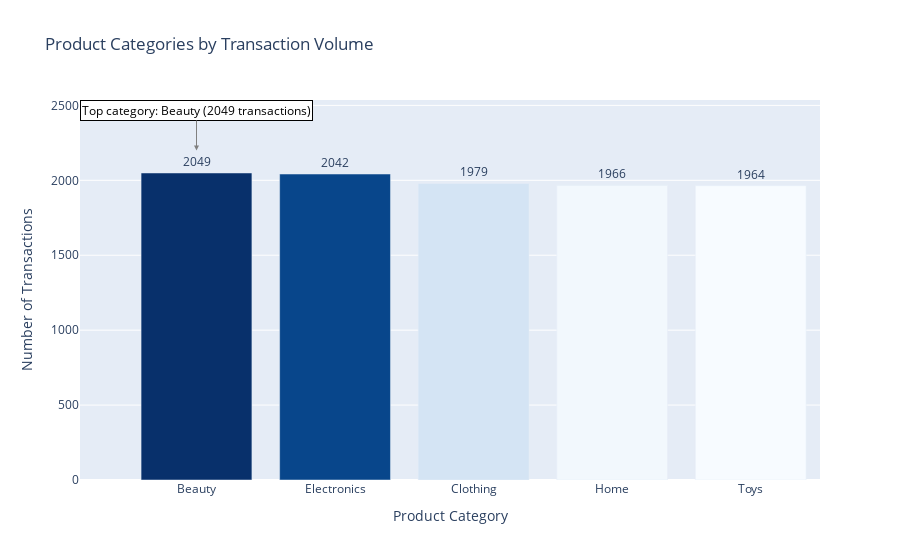
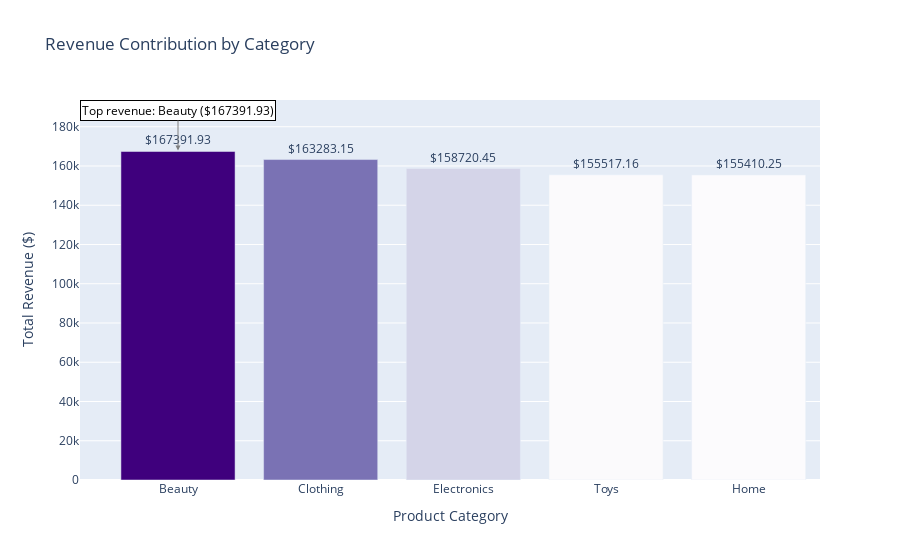

Notebook code for these charts, in order:
### Markdown cell above
### Section 4: Product Category Insights

Insights of customer purchases across product categories, highlighting differences in transaction volume and revenue contribution

### Code cell
# Transaction Volume by Category
cat_count = df['product_category'].value_counts().reset_index()
cat_count.columns = ['product_category', 'count']

fig = px.bar(
    cat_count,
    x='product_category',
    y='count',
    color='count',
    color_continuous_scale='Blues',
    text='count',
    title="Product Categories by Transaction Volume",
    labels={'product_category': 'Product Category', 'count': 'Transaction Count'}
)

fig.update_traces(texttemplate='%{text}', textposition='outside')
fig.update_layout(
    yaxis_title="Number of Transactions",
    xaxis_title="Product Category",
    coloraxis_showscale=False,
    uniformtext_minsize=8,
    uniformtext_mode='hide'
)

top_cat = cat_count.iloc[0]
fig.add_annotation(
    x=top_cat['product_category'],
    y=top_cat['count'] + 150,
    text=f"Top category: {top_cat['product_category']} ({top_cat['count']} transactions)",
    showarrow=True,
    arrowhead=2,
    arrowsize=1,
    arrowcolor="gray",
    ax=0,
    ay=-40,
    font=dict(size=12, color="black"),
    bgcolor="white",
    bordercolor="black",
    borderwidth=1
)
fig.write_image('../../assets/KPI_analysis/product_categories_by_transaction_volume.png', scale=3)
fig.show()

# Revenue by Category
category_rev = df.groupby('product_category')['purchase_amount'].sum().reset_index()
category_rev = category_rev.sort_values(by='purchase_amount', ascending=False)

fig2 = px.bar(
    category_rev,
    x='product_category',
    y='purchase_amount',
    color='purchase_amount',
    color_continuous_scale='Purples',
    text='purchase_amount',
    title="Revenue Contribution by Category",
    labels={'product_category': 'Product Category', 'purchase_amount': 'Total Revenue'}
)

fig2.update_traces(texttemplate='$%{text:.2f}', textposition='outside')
fig2.update_layout(
    yaxis_title="Total Revenue ($)",
    xaxis_title="Product Category",
    coloraxis_showscale=False,
    uniformtext_minsize=8,
    uniformtext_mode='hide'
)

top_rev = category_rev.iloc[0]
fig2.add_annotation(
    x=top_rev['product_category'],
    y=top_rev['purchase_amount'] + 500,
    text=f"Top revenue: {top_rev['product_category']} (${top_rev['purchase_amount']:.2f})",
    showarrow=True,
    arrowhead=2,
    arrowsize=1,
    arrowcolor="gray",
    ax=0,
    ay=-40,
    font=dict(size=12, color="black"),
    bgcolor="white",
    bordercolor="black",
    borderwidth=1
)
fig.write_image('../../assets/KPI_analysis/revenue_contribution_by_category.png', scale=3)
fig2.show()

### Figure 1 — Plotly figure (JSON) as saved in the notebook; plotly's stock layout.template omitted (floating-point values rounded to 4 significant figures)
{"data": [{"hovertemplate": "Product Category=%{x}<br>Transaction Count=%{marker.color}<extra></extra>", "legendgroup": "", "marker": {"color": [2049, 2042, 1979, 1966, 1964], "coloraxis": "coloraxis", "pattern": {"shape": ""}}, "name": "", "orientation": "v", "showlegend": false, "text": [2049.0, 2042.0, 1979.0, 1966.0, 1964.0], "textposition": "outside", "texttemplate": "%{text}", "type": "bar", "x": ["Beauty", "Electronics", "Clothing", "Home", "Toys"], "xaxis": "x", "y": [2049, 2042, 1979, 1966, 1964], "yaxis": "y"}], "layout": {"annotations": [{"arrowcolor": "gray", "arrowhead": 2, "arrowsize": 1, "ax": 0, "ay": -40, "bgcolor": "white", "bordercolor": "black", "borderwidth": 1, "font": {"color": "black", "size": 12}, "showarrow": true, "text": "Top category: Beauty (2049 transactions)", "x": "Beauty", "y": 2199}], "barmode": "relative", "coloraxis": {"colorbar": {"title": {"text": "Transaction Count"}}, "colorscale": [[0, "rgb(247,251,255)"], [0.125, "rgb(222,235,247)"], [0.25, "rgb(198,219,239)"], [0.375, "rgb(158,202,225)"], [0.5, "rgb(107,174,214)"], [0.625, "rgb(66,146,198)"], [0.75, "rgb(33,113,181)"], [0.875, "rgb(8,81,156)"], [1, "rgb(8,48,107)"]], "showscale": false}, "legend": {"tracegroupgap": 0}, "title": {"text": "Product Categories by Transaction Volume"}, "uniformtext": {"minsize": 8, "mode": "hide"}, "xaxis": {"anchor": "y", "domain": [0, 1], "title": {"text": "Product Category"}}, "yaxis": {"anchor": "x", "domain": [0, 1], "title": {"text": "Number of Transactions"}}}}

### Figure 2 — Plotly figure (JSON) as saved in the notebook; plotly's stock layout.template omitted (floating-point values rounded to 4 significant figures)
{"data": [{"hovertemplate": "Product Category=%{x}<br>Total Revenue=%{marker.color}<extra></extra>", "legendgroup": "", "marker": {"color": [167400.0, 163300.0, 158700.0, 155500.0, 155400.0], "coloraxis": "coloraxis", "pattern": {"shape": ""}}, "name": "", "orientation": "v", "showlegend": false, "text": [167400.0, 163300.0, 158700.0, 155500.0, 155400.0], "textposition": "outside", "texttemplate": "$%{text:.2f}", "type": "bar", "x": ["Beauty", "Clothing", "Electronics", "Toys", "Home"], "xaxis": "x", "y": [167400.0, 163300.0, 158700.0, 155500.0, 155400.0], "yaxis": "y"}], "layout": {"annotations": [{"arrowcolor": "gray", "arrowhead": 2, "arrowsize": 1, "ax": 0, "ay": -40, "bgcolor": "white", "bordercolor": "black", "borderwidth": 1, "font": {"color": "black", "size": 12}, "showarrow": true, "text": "Top revenue: Beauty ($167391.93)", "x": "Beauty", "y": 167900.0}], "barmode": "relative", "coloraxis": {"colorbar": {"title": {"text": "Total Revenue"}}, "colorscale": [[0, "rgb(252,251,253)"], [0.125, "rgb(239,237,245)"], [0.25, "rgb(218,218,235)"], [0.375, "rgb(188,189,220)"], [0.5, "rgb(158,154,200)"], [0.625, "rgb(128,125,186)"], [0.75, "rgb(106,81,163)"], [0.875, "rgb(84,39,143)"], [1, "rgb(63,0,125)"]], "showscale": false}, "legend": {"tracegroupgap": 0}, "title": {"text": "Revenue Contribution by Category"}, "uniformtext": {"minsize": 8, "mode": "hide"}, "xaxis": {"anchor": "y", "domain": [0, 1], "title": {"text": "Product Category"}}, "yaxis": {"anchor": "x", "domain": [0, 1], "title": {"text": "Total Revenue ($)"}}}}
